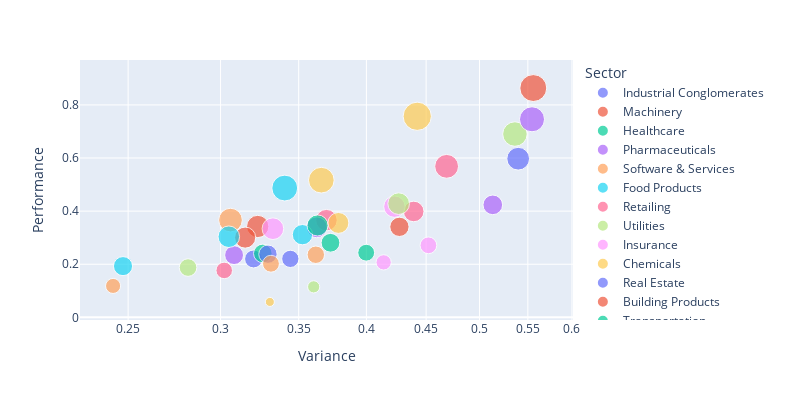

This figure's notebook cell:
### Code cell
fig = px.scatter(df, x="Variance", y="Performance",
	         size="Sharpe Ratio", color="Sector",
                 hover_name="Sector", log_x=True,width=800, height=400)

fig.show()

### Figure 1 — Plotly figure (JSON) as saved in the notebook; plotly's stock layout.template omitted (floating-point values rounded to 4 significant figures)
{"data": [{"hovertemplate": "<b>%{hovertext}</b><br><br>Sector=Industrial Conglomerates<br>Variance=%{x}<br>Performance=%{y}<br>Sharpe Ratio=%{marker.size}<extra></extra>", "hovertext": ["Industrial Conglomerates"], "legendgroup": "Industrial Conglomerates", "marker": {"color": "#636efa", "size": [0.6871], "sizemode": "area", "sizeref": 0.004281, "symbol": "circle"}, "mode": "markers", "name": "Industrial Conglomerates", "orientation": "v", "showlegend": true, "type": "scatter", "x": [0.3202], "xaxis": "x", "y": [0.22], "yaxis": "y"}, {"hovertemplate": "<b>%{hovertext}</b><br><br>Sector=Machinery<br>Variance=%{x}<br>Performance=%{y}<br>Sharpe Ratio=%{marker.size}<extra></extra>", "hovertext": ["Machinery"], "legendgroup": "Machinery", "marker": {"color": "#EF553B", "size": [1.06], "sizemode": "area", "sizeref": 0.004281, "symbol": "circle"}, "mode": "markers", "name": "Machinery", "orientation": "v", "showlegend": true, "type": "scatter", "x": [0.3228], "xaxis": "x", "y": [0.3423], "yaxis": "y"}, {"hovertemplate": "<b>%{hovertext}</b><br><br>Sector=Healthcare<br>Variance=%{x}<br>Performance=%{y}<br>Sharpe Ratio=%{marker.size}<extra></extra>", "hovertext": ["Healthcare"], "legendgroup": "Healthcare", "marker": {"color": "#00cc96", "size": [0.7384], "sizemode": "area", "sizeref": 0.004281, "symbol": "circle"}, "mode": "markers", "name": "Healthcare", "orientation": "v", "showlegend": true, "type": "scatter", "x": [0.3261], "xaxis": "x", "y": [0.2408], "yaxis": "y"}, {"hovertemplate": "<b>%{hovertext}</b><br><br>Sector=Pharmaceuticals<br>Variance=%{x}<br>Performance=%{y}<br>Sharpe Ratio=%{marker.size}<extra></extra>", "hovertext": ["Pharmaceuticals"], "legendgroup": "Pharmaceuticals", "marker": {"color": "#ab63fa", "size": [0.7608], "sizemode": "area", "sizeref": 0.004281, "symbol": "circle"}, "mode": "markers", "name": "Pharmaceuticals", "orientation": "v", "showlegend": true, "type": "scatter", "x": [0.3081], "xaxis": "x", "y": [0.2344], "yaxis": "y"}, {"hovertemplate": "<b>%{hovertext}</b><br><br>Sector=Software & Services<br>Variance=%{x}<br>Performance=%{y}<br>Sharpe Ratio=%{marker.size}<extra></extra>", "hovertext": ["Software & Services"], "legendgroup": "Software & Services", "marker": {"color": "#FFA15A", "size": [0.6513], "sizemode": "area", "sizeref": 0.004281, "symbol": "circle"}, "mode": "markers", "name": "Software & Services", "orientation": "v", "showlegend": true, "type": "scatter", "x": [0.362], "xaxis": "x", "y": [0.2358], "yaxis": "y"}, {"hovertemplate": "<b>%{hovertext}</b><br><br>Sector=Food Products<br>Variance=%{x}<br>Performance=%{y}<br>Sharpe Ratio=%{marker.size}<extra></extra>", "hovertext": ["Food Products"], "legendgroup": "Food Products", "marker": {"color": "#19d3f3", "size": [0.7798], "sizemode": "area", "sizeref": 0.004281, "symbol": "circle"}, "mode": "markers", "name": "Food Products", "orientation": "v", "showlegend": true, "type": "scatter", "x": [0.2475], "xaxis": "x", "y": [0.193], "yaxis": "y"}, {"hovertemplate": "<b>%{hovertext}</b><br><br>Sector=Retailing<br>Variance=%{x}<br>Performance=%{y}<br>Sharpe Ratio=%{marker.size}<extra></extra>", "hovertext": ["Retailing"], "legendgroup": "Retailing", "marker": {"color": "#FF6692", "size": [0.9899], "sizemode": "area", "sizeref": 0.004281, "symbol": "circle"}, "mode": "markers", "name": "Retailing", "orientation": "v", "showlegend": true, "type": "scatter", "x": [0.3697], "xaxis": "x", "y": [0.366], "yaxis": "y"}, {"hovertemplate": "<b>%{hovertext}</b><br><br>Sector=Utilities<br>Variance=%{x}<br>Performance=%{y}<br>Sharpe Ratio=%{marker.size}<extra></extra>", "hovertext": ["Utilities"], "legendgroup": "Utilities", "marker": {"color": "#B6E880", "size": [0.6667], "sizemode": "area", "sizeref": 0.004281, "symbol": "circle"}, "mode": "markers", "name": "Utilities", "orientation": "v", "showlegend": true, "type": "scatter", "x": [0.2814], "xaxis": "x", "y": [0.1876], "yaxis": "y"}, {"hovertemplate": "<b>%{hovertext}</b><br><br>Sector=Insurance<br>Variance=%{x}<br>Performance=%{y}<br>Sharpe Ratio=%{marker.size}<extra></extra>", "hovertext": ["Insurance"], "legendgroup": "Insurance", "marker": {"color": "#FF97FF", "size": [1.004], "sizemode": "area", "sizeref": 0.004281, "symbol": "circle"}, "mode": "markers", "name": "Insurance", "orientation": "v", "showlegend": true, "type": "scatter", "x": [0.3326], "xaxis": "x", "y": [0.3339], "yaxis": "y"}, {"hovertemplate": "<b>%{hovertext}</b><br><br>Sector=Chemicals<br>Variance=%{x}<br>Performance=%{y}<br>Sharpe Ratio=%{marker.size}<extra></extra>", "hovertext": ["Chemicals"], "legendgroup": "Chemicals", "marker": {"color": "#FECB52", "size": [0.9395], "sizemode": "area", "sizeref": 0.004281, "symbol": "circle"}, "mode": "markers", "name": "Chemicals", "orientation": "v", "showlegend": true, "type": "scatter", "x": [0.3785], "xaxis": "x", "y": [0.3556], "yaxis": "y"}, {"hovertemplate": "<b>%{hovertext}</b><br><br>Sector=Real Estate<br>Variance=%{x}<br>Performance=%{y}<br>Sharpe Ratio=%{marker.size}<extra></extra>", "hovertext": ["Real Estate"], "legendgroup": "Real Estate", "marker": {"color": "#636efa", "size": [0.6399], "sizemode": "area", "sizeref": 0.004281, "symbol": "circle"}, "mode": "markers", "name": "Real Estate", "orientation": "v", "showlegend": true, "type": "scatter", "x": [0.3443], "xaxis": "x", "y": [0.2203], "yaxis": "y"}, {"hovertemplate": "<b>%{hovertext}</b><br><br>Sector=Building Products<br>Variance=%{x}<br>Performance=%{y}<br>Sharpe Ratio=%{marker.size}<extra></extra>", "hovertext": ["Building Products"], "legendgroup": "Building Products", "marker": {"color": "#EF553B", "size": [0.9538], "sizemode": "area", "sizeref": 0.004281, "symbol": "circle"}, "mode": "markers", "name": "Building Products", "orientation": "v", "showlegend": true, "type": "scatter", "x": [0.3149], "xaxis": "x", "y": [0.3004], "yaxis": "y"}, {"hovertemplate": "<b>%{hovertext}</b><br><br>Sector=Transportation<br>Variance=%{x}<br>Performance=%{y}<br>Sharpe Ratio=%{marker.size}<extra></extra>", "hovertext": ["Transportation"], "legendgroup": "Transportation", "marker": {"color": "#00cc96", "size": [0.7538], "sizemode": "area", "sizeref": 0.004281, "symbol": "circle"}, "mode": "markers", "name": "Transportation", "orientation": "v", "showlegend": true, "type": "scatter", "x": [0.3726], "xaxis": "x", "y": [0.2809], "yaxis": "y"}, {"hovertemplate": "<b>%{hovertext}</b><br><br>Sector=Diversified Financials<br>Variance=%{x}<br>Performance=%{y}<br>Sharpe Ratio=%{marker.size}<extra></extra>", "hovertext": ["Diversified Financials"], "legendgroup": "Diversified Financials", "marker": {"color": "#ab63fa", "size": [0.9352], "sizemode": "area", "sizeref": 0.004281, "symbol": "circle"}, "mode": "markers", "name": "Diversified Financials", "orientation": "v", "showlegend": true, "type": "scatter", "x": [0.3627], "xaxis": "x", "y": [0.3392], "yaxis": "y"}, {"hovertemplate": "<b>%{hovertext}</b><br><br>Sector=Electrical Equipment<br>Variance=%{x}<br>Performance=%{y}<br>Sharpe Ratio=%{marker.size}<extra></extra>", "hovertext": ["Electrical Equipment"], "legendgroup": "Electrical Equipment", "marker": {"color": "#FFA15A", "size": [1.197], "sizemode": "area", "sizeref": 0.004281, "symbol": "circle"}, "mode": "markers", "name": "Electrical Equipment", "orientation": "v", "showlegend": true, "type": "scatter", "x": [0.3059], "xaxis": "x", "y": [0.3663], "yaxis": "y"}, {"hovertemplate": "<b>%{hovertext}</b><br><br>Sector=Technology Hardware<br>Variance=%{x}<br>Performance=%{y}<br>Sharpe Ratio=%{marker.size}<extra></extra>", "hovertext": ["Technology Hardware"], "legendgroup": "Technology Hardware", "marker": {"color": "#19d3f3", "size": [0.8832], "sizemode": "area", "sizeref": 0.004281, "symbol": "circle"}, "mode": "markers", "name": "Technology Hardware", "orientation": "v", "showlegend": true, "type": "scatter", "x": [0.3526], "xaxis": "x", "y": [0.3114], "yaxis": "y"}, {"hovertemplate": "<b>%{hovertext}</b><br><br>Sector=Semiconductors<br>Variance=%{x}<br>Performance=%{y}<br>Sharpe Ratio=%{marker.size}<extra></extra>", "hovertext": ["Semiconductors"], "legendgroup": "Semiconductors", "marker": {"color": "#FF6692", "size": [0.9082], "sizemode": "area", "sizeref": 0.004281, "symbol": "circle"}, "mode": "markers", "name": "Semiconductors", "orientation": "v", "showlegend": true, "type": "scatter", "x": [0.4391], "xaxis": "x", "y": [0.3988], "yaxis": "y"}, {"hovertemplate": "<b>%{hovertext}</b><br><br>Sector=Oil & Gas Producers<br>Variance=%{x}<br>Performance=%{y}<br>Sharpe Ratio=%{marker.size}<extra></extra>", "hovertext": ["Oil & Gas Producers"], "legendgroup": "Oil & Gas Producers", "marker": {"color": "#B6E880", "size": [1.288], "sizemode": "area", "sizeref": 0.004281, "symbol": "circle"}, "mode": "markers", "name": "Oil & Gas Producers", "orientation": "v", "showlegend": true, "type": "scatter", "x": [0.5362], "xaxis": "x", "y": [0.6904], "yaxis": "y"}, {"hovertemplate": "<b>%{hovertext}</b><br><br>Sector=Auto Components<br>Variance=%{x}<br>Performance=%{y}<br>Sharpe Ratio=%{marker.size}<extra></extra>", "hovertext": ["Auto Components"], "legendgroup": "Auto Components", "marker": {"color": "#FF97FF", "size": [0.9861], "sizemode": "area", "sizeref": 0.004281, "symbol": "circle"}, "mode": "markers", "name": "Auto Components", "orientation": "v", "showlegend": true, "type": "scatter", "x": [0.4227], "xaxis": "x", "y": [0.4169], "yaxis": "y"}, {"hovertemplate": "<b>%{hovertext}</b><br><br>Sector=Telecommunication Services<br>Variance=%{x}<br>Performance=%{y}<br>Sharpe Ratio=%{marker.size}<extra></extra>", "hovertext": ["Telecommunication Services"], "legendgroup": "Telecommunication Services", "marker": {"color": "#FECB52", "size": [0.1758], "sizemode": "area", "sizeref": 0.004281, "symbol": "circle"}, "mode": "markers", "name": "Telecommunication Services", "orientation": "v", "showlegend": true, "type": "scatter", "x": [0.3306], "xaxis": "x", "y": [0.05813], "yaxis": "y"}, {"hovertemplate": "<b>%{hovertext}</b><br><br>Sector=Containers & Packaging<br>Variance=%{x}<br>Performance=%{y}<br>Sharpe Ratio=%{marker.size}<extra></extra>", "hovertext": ["Containers & Packaging"], "legendgroup": "Containers & Packaging", "marker": {"color": "#636efa", "size": [0.7221], "sizemode": "area", "sizeref": 0.004281, "symbol": "circle"}, "mode": "markers", "name": "Containers & Packaging", "orientation": "v", "showlegend": true, "type": "scatter", "x": [0.3294], "xaxis": "x", "y": [0.2379], "yaxis": "y"}, {"hovertemplate": "<b>%{hovertext}</b><br><br>Sector=Banks<br>Variance=%{x}<br>Performance=%{y}<br>Sharpe Ratio=%{marker.size}<extra></extra>", "hovertext": ["Banks"], "legendgroup": "Banks", "marker": {"color": "#EF553B", "size": [0.7985], "sizemode": "area", "sizeref": 0.004281, "symbol": "circle"}, "mode": "markers", "name": "Banks", "orientation": "v", "showlegend": true, "type": "scatter", "x": [0.4269], "xaxis": "x", "y": [0.3409], "yaxis": "y"}, {"hovertemplate": "<b>%{hovertext}</b><br><br>Sector=Aerospace & Defense<br>Variance=%{x}<br>Performance=%{y}<br>Sharpe Ratio=%{marker.size}<extra></extra>", "hovertext": ["Aerospace & Defense"], "legendgroup": "Aerospace & Defense", "marker": {"color": "#00cc96", "size": [0.9529], "sizemode": "area", "sizeref": 0.004281, "symbol": "circle"}, "mode": "markers", "name": "Aerospace & Defense", "orientation": "v", "showlegend": true, "type": "scatter", "x": [0.3633], "xaxis": "x", "y": [0.3462], "yaxis": "y"}, {"hovertemplate": "<b>%{hovertext}</b><br><br>Sector=Consumer Services<br>Variance=%{x}<br>Performance=%{y}<br>Sharpe Ratio=%{marker.size}<extra></extra>", "hovertext": ["Consumer Services"], "legendgroup": "Consumer Services", "marker": {"color": "#ab63fa", "size": [0.8256], "sizemode": "area", "sizeref": 0.004281, "symbol": "circle"}, "mode": "markers", "name": "Consumer Services", "orientation": "v", "showlegend": true, "type": "scatter", "x": [0.5132], "xaxis": "x", "y": [0.4237], "yaxis": "y"}, {"hovertemplate": "<b>%{hovertext}</b><br><br>Sector=Household Products<br>Variance=%{x}<br>Performance=%{y}<br>Sharpe Ratio=%{marker.size}<extra></extra>", "hovertext": ["Household Products"], "legendgroup": "Household Products", "marker": {"color": "#FFA15A", "size": [0.4878], "sizemode": "area", "sizeref": 0.004281, "symbol": "circle"}, "mode": "markers", "name": "Household Products", "orientation": "v", "showlegend": true, "type": "scatter", "x": [0.2427], "xaxis": "x", "y": [0.1184], "yaxis": "y"}, {"hovertemplate": "<b>%{hovertext}</b><br><br>Sector=Commercial Services<br>Variance=%{x}<br>Performance=%{y}<br>Sharpe Ratio=%{marker.size}<extra></extra>", "hovertext": ["Commercial Services"], "legendgroup": "Commercial Services", "marker": {"color": "#19d3f3", "size": [0.9957], "sizemode": "area", "sizeref": 0.004281, "symbol": "circle"}, "mode": "markers", "name": "Commercial Services", "orientation": "v", "showlegend": true, "type": "scatter", "x": [0.3049], "xaxis": "x", "y": [0.3036], "yaxis": "y"}, {"hovertemplate": "<b>%{hovertext}</b><br><br>Sector=Food Retailers<br>Variance=%{x}<br>Performance=%{y}<br>Sharpe Ratio=%{marker.size}<extra></extra>", "hovertext": ["Food Retailers"], "legendgroup": "Food Retailers", "marker": {"color": "#FF6692", "size": [0.585], "sizemode": "area", "sizeref": 0.004281, "symbol": "circle"}, "mode": "markers", "name": "Food Retailers", "orientation": "v", "showlegend": true, "type": "scatter", "x": [0.3022], "xaxis": "x", "y": [0.1768], "yaxis": "y"}, {"hovertemplate": "<b>%{hovertext}</b><br><br>Sector=Homebuilders<br>Variance=%{x}<br>Performance=%{y}<br>Sharpe Ratio=%{marker.size}<extra></extra>", "hovertext": ["Homebuilders"], "legendgroup": "Homebuilders", "marker": {"color": "#B6E880", "size": [1.005], "sizemode": "area", "sizeref": 0.004281, "symbol": "circle"}, "mode": "markers", "name": "Homebuilders", "orientation": "v", "showlegend": true, "type": "scatter", "x": [0.4263], "xaxis": "x", "y": [0.4282], "yaxis": "y"}, {"hovertemplate": "<b>%{hovertext}</b><br><br>Sector=Media<br>Variance=%{x}<br>Performance=%{y}<br>Sharpe Ratio=%{marker.size}<extra></extra>", "hovertext": ["Media"], "legendgroup": "Media", "marker": {"color": "#FF97FF", "size": [0.5006], "sizemode": "area", "sizeref": 0.004281, "symbol": "circle"}, "mode": "markers", "name": "Media", "orientation": "v", "showlegend": true, "type": "scatter", "x": [0.4138], "xaxis": "x", "y": [0.2072], "yaxis": "y"}, {"hovertemplate": "<b>%{hovertext}</b><br><br>Sector=Traders & Distributors<br>Variance=%{x}<br>Performance=%{y}<br>Sharpe Ratio=%{marker.size}<extra></extra>", "hovertext": ["Traders & Distributors"], "legendgroup": "Traders & Distributors", "marker": {"color": "#FECB52", "size": [1.412], "sizemode": "area", "sizeref": 0.004281, "symbol": "circle"}, "mode": "markers", "name": "Traders & Distributors", "orientation": "v", "showlegend": true, "type": "scatter", "x": [0.366], "xaxis": "x", "y": [0.5167], "yaxis": "y"}, {"hovertemplate": "<b>%{hovertext}</b><br><br>Sector=Automobiles<br>Variance=%{x}<br>Performance=%{y}<br>Sharpe Ratio=%{marker.size}<extra></extra>", "hovertext": ["Automobiles"], "legendgroup": "Automobiles", "marker": {"color": "#636efa", "size": [1.107], "sizemode": "area", "sizeref": 0.004281, "symbol": "circle"}, "mode": "markers", "name": "Automobiles", "orientation": "v", "showlegend": true, "type": "scatter", "x": [0.5396], "xaxis": "x", "y": [0.5975], "yaxis": "y"}, {"hovertemplate": "<b>%{hovertext}</b><br><br>Sector=Diversified Metals<br>Variance=%{x}<br>Performance=%{y}<br>Sharpe Ratio=%{marker.size}<extra></extra>", "hovertext": ["Diversified Metals"], "legendgroup": "Diversified Metals", "marker": {"color": "#EF553B", "size": [1.553], "sizemode": "area", "sizeref": 0.004281, "symbol": "circle"}, "mode": "markers", "name": "Diversified Metals", "orientation": "v", "showlegend": true, "type": "scatter", "x": [0.5559], "xaxis": "x", "y": [0.8635], "yaxis": "y"}, {"hovertemplate": "<b>%{hovertext}</b><br><br>Sector=Consumer Durables<br>Variance=%{x}<br>Performance=%{y}<br>Sharpe Ratio=%{marker.size}<extra></extra>", "hovertext": ["Consumer Durables"], "legendgroup": "Consumer Durables", "marker": {"color": "#00cc96", "size": [0.6089], "sizemode": "area", "sizeref": 0.004281, "symbol": "circle"}, "mode": "markers", "name": "Consumer Durables", "orientation": "v", "showlegend": true, "type": "scatter", "x": [0.3998], "xaxis": "x", "y": [0.2435], "yaxis": "y"}, {"hovertemplate": "<b>%{hovertext}</b><br><br>Sector=Energy Services<br>Variance=%{x}<br>Performance=%{y}<br>Sharpe Ratio=%{marker.size}<extra></extra>", "hovertext": ["Energy Services"], "legendgroup": "Energy Services", "marker": {"color": "#ab63fa", "size": [1.345], "sizemode": "area", "sizeref": 0.004281, "symbol": "circle"}, "mode": "markers", "name": "Energy Services", "orientation": "v", "showlegend": true, "type": "scatter", "x": [0.5545], "xaxis": "x", "y": [0.7459], "yaxis": "y"}, {"hovertemplate": "<b>%{hovertext}</b><br><br>Sector=Paper & Forestry<br>Variance=%{x}<br>Performance=%{y}<br>Sharpe Ratio=%{marker.size}<extra></extra>", "hovertext": ["Paper & Forestry"], "legendgroup": "Paper & Forestry", "marker": {"color": "#FFA15A", "size": [0.6093], "sizemode": "area", "sizeref": 0.004281, "symbol": "circle"}, "mode": "markers", "name": "Paper & Forestry", "orientation": "v", "showlegend": true, "type": "scatter", "x": [0.3314], "xaxis": "x", "y": [0.2019], "yaxis": "y"}, {"hovertemplate": "<b>%{hovertext}</b><br><br>Sector=Construction & Engineering<br>Variance=%{x}<br>Performance=%{y}<br>Sharpe Ratio=%{marker.size}<extra></extra>", "hovertext": ["Construction & Engineering"], "legendgroup": "Construction & Engineering", "marker": {"color": "#19d3f3", "size": [1.43], "sizemode": "area", "sizeref": 0.004281, "symbol": "circle"}, "mode": "markers", "name": "Construction & Engineering", "orientation": "v", "showlegend": true, "type": "scatter", "x": [0.3405], "xaxis": "x", "y": [0.487], "yaxis": "y"}, {"hovertemplate": "<b>%{hovertext}</b><br><br>Sector=Refiners & Pipelines<br>Variance=%{x}<br>Performance=%{y}<br>Sharpe Ratio=%{marker.size}<extra></extra>", "hovertext": ["Refiners & Pipelines"], "legendgroup": "Refiners & Pipelines", "marker": {"color": "#FF6692", "size": [1.214], "sizemode": "area", "sizeref": 0.004281, "symbol": "circle"}, "mode": "markers", "name": "Refiners & Pipelines", "orientation": "v", "showlegend": true, "type": "scatter", "x": [0.4686], "xaxis": "x", "y": [0.5687], "yaxis": "y"}, {"hovertemplate": "<b>%{hovertext}</b><br><br>Sector=Precious Metals<br>Variance=%{x}<br>Performance=%{y}<br>Sharpe Ratio=%{marker.size}<extra></extra>", "hovertext": ["Precious Metals"], "legendgroup": "Precious Metals", "marker": {"color": "#B6E880", "size": [0.3187], "sizemode": "area", "sizeref": 0.004281, "symbol": "circle"}, "mode": "markers", "name": "Precious Metals", "orientation": "v", "showlegend": true, "type": "scatter", "x": [0.3605], "xaxis": "x", "y": [0.1149], "yaxis": "y"}, {"hovertemplate": "<b>%{hovertext}</b><br><br>Sector=Textiles & Apparel<br>Variance=%{x}<br>Performance=%{y}<br>Sharpe Ratio=%{marker.size}<extra></extra>", "hovertext": ["Textiles & Apparel"], "legendgroup": "Textiles & Apparel", "marker": {"color": "#FF97FF", "size": [0.6001], "sizemode": "area", "sizeref": 0.004281, "symbol": "circle"}, "mode": "markers", "name": "Textiles & Apparel", "orientation": "v", "showlegend": true, "type": "scatter", "x": [0.452], "xaxis": "x", "y": [0.2713], "yaxis": "y"}, {"hovertemplate": "<b>%{hovertext}</b><br><br>Sector=Steel<br>Variance=%{x}<br>Performance=%{y}<br>Sharpe Ratio=%{marker.size}<extra></extra>", "hovertext": ["Steel"], "legendgroup": "Steel", "marker": {"color": "#FECB52", "size": [1.712], "sizemode": "area", "sizeref": 0.004281, "symbol": "circle"}, "mode": "markers", "name": "Steel", "orientation": "v", "showlegend": true, "type": "scatter", "x": [0.4422], "xaxis": "x", "y": [0.7572], "yaxis": "y"}], "layout": {"height": 400, "legend": {"itemsizing": "constant", "title": {"text": "Sector"}, "tracegroupgap": 0}, "margin": {"t": 60}, "width": 800, "xaxis": {"anchor": "y", "autorange": true, "domain": [0, 1], "range": [-0.6435, -0.2206], "title": {"text": "Variance"}, "type": "log"}, "yaxis": {"anchor": "x", "autorange": true, "domain": [0, 1], "range": [-0.009897, 0.9691], "title": {"text": "Performance"}, "type": "linear"}}}
